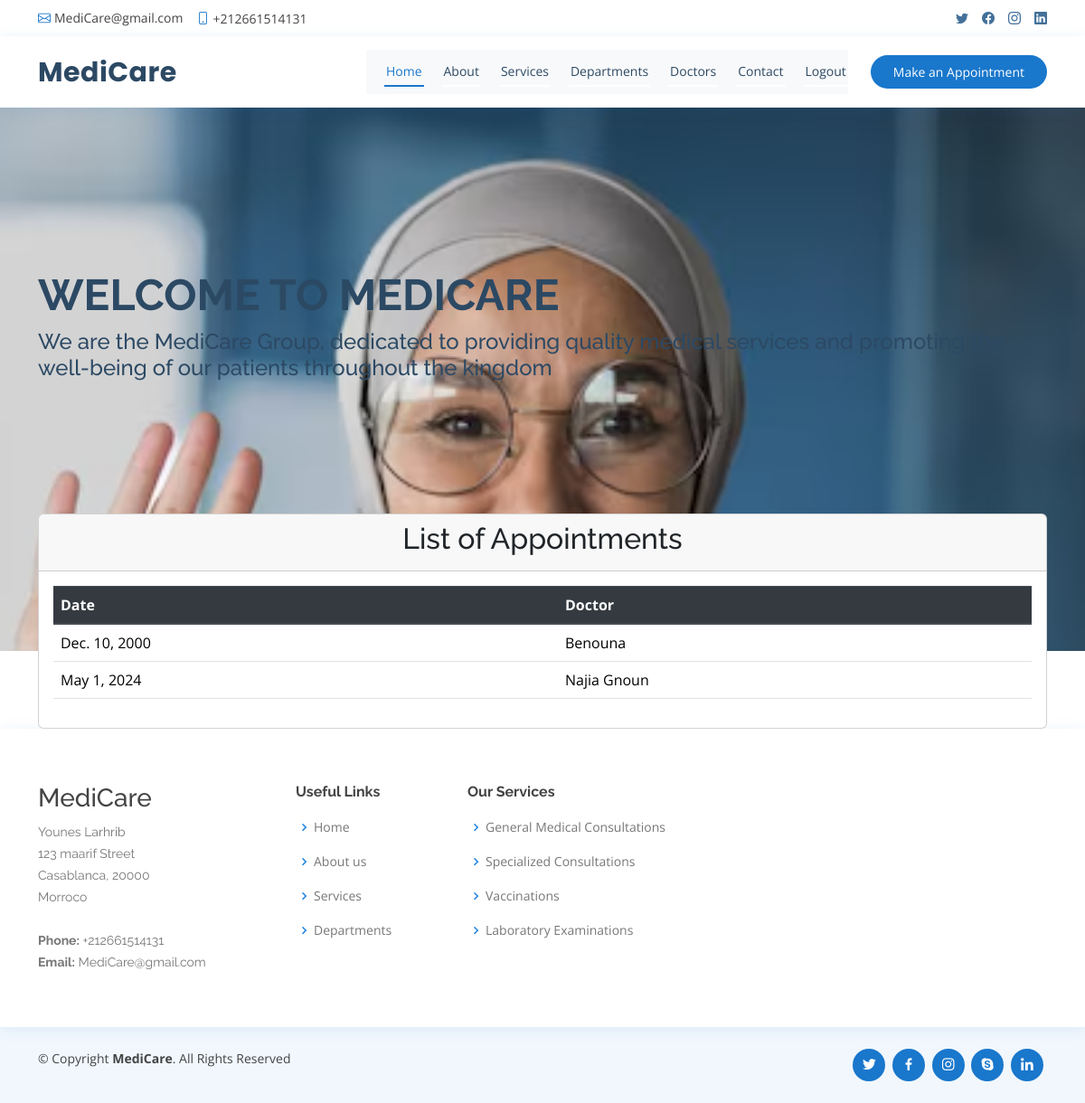
The page /listappo/ on the database its author committed.
### cabinetmedicale/models.py (models this page shows, shortened)
class Appointment(models.Model):
    id = models.AutoField(primary_key=True)
    name = models.CharField(max_length=100)
    email = models.EmailField()
    phone = models.CharField(max_length=15)
    date = models.DateField()
    doctor = models.CharField(max_length=15)
    message = models.TextField()

### cabinetmedicale/views.py (the view)
# urls.py: path('listappo/', views.list_appointments, name='list_appointments'),
def list_appointments(request):
    appointments = Appointment.objects.all()
    return render(request, 'listappo.html', {'appointments': appointments})

### cabinetmedicale/templates/listappo.html
{% extends "base.html"  %}
{% block content %}
{% load static %}
<div class="container mt-5">
    <div class="card">
        <div class="card-header">
            <h2 class="text-center">List of Appointments</h2>
        </div>
        <div class="card-body">
            <table class="table table-hover">
                <thead class="thead-dark">
                    <tr>
                        <th scope="col">Date</th>
                        <th scope="col">Doctor</th>
                    </tr>
                </thead>
                <tbody>
                    {% for appointment in appointments %}
                    <tr>
                        <td>{{ appointment.date }}</td>
                        <td>{{ appointment.doctor }}</td>
                    </tr>
                    {% endfor %}
                </tbody>
            </table>
        </div>
    </div>
</div>
{% endblock %}

### cabinetmedicale/static/assets/css/style.css (style rules this page uses)
body { font-family: "Open Sans", sans-serif; color: #444444; }
h1, h2, h3, h4, h5, h6 { font-family: "Raleway", sans-serif; }

### rows shown on the page
Appointment: date "Dec. 10, 2000", doctor "Benouna"
Appointment: date "May 1, 2024", doctor "Najia Gnoun"
